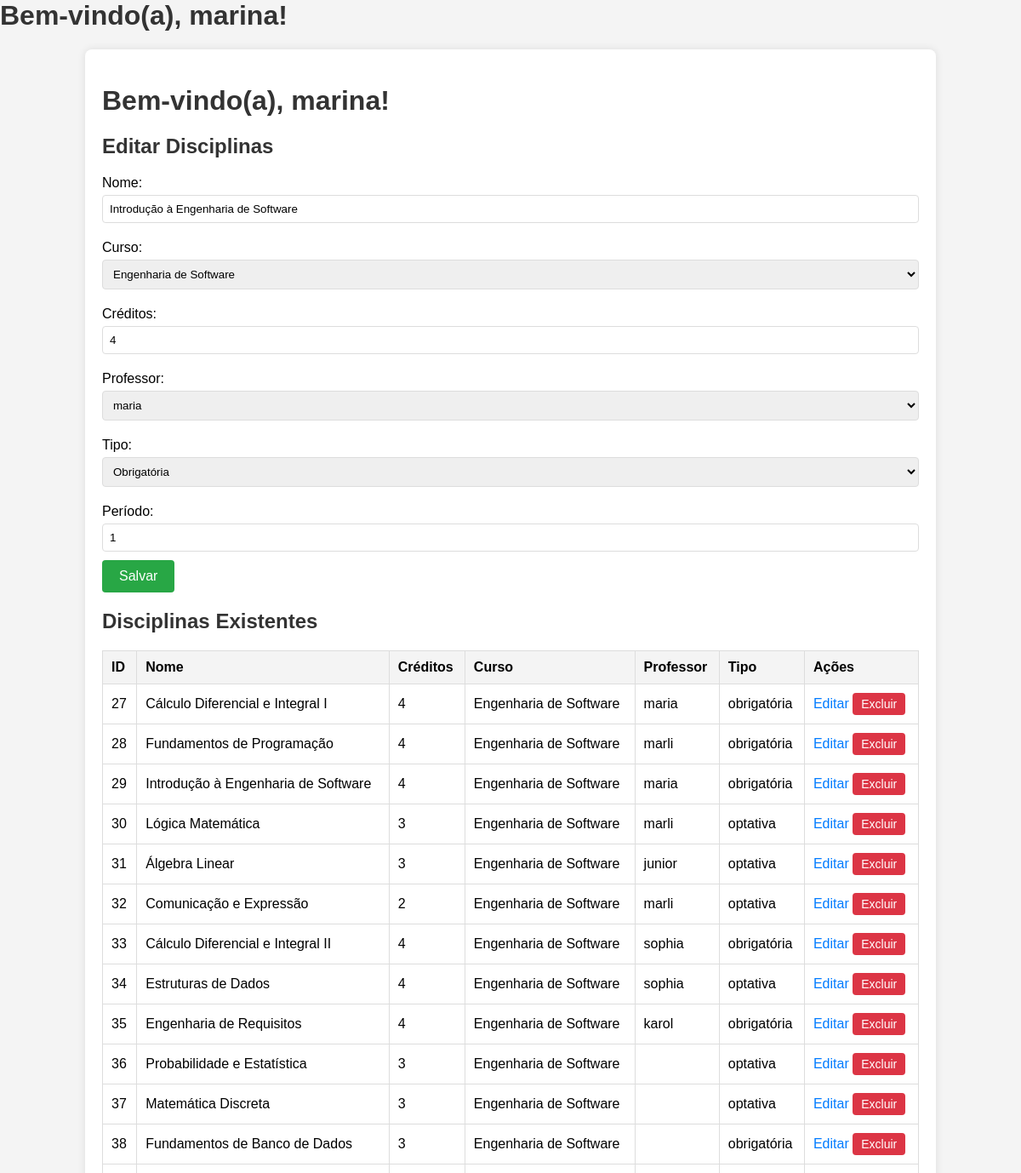
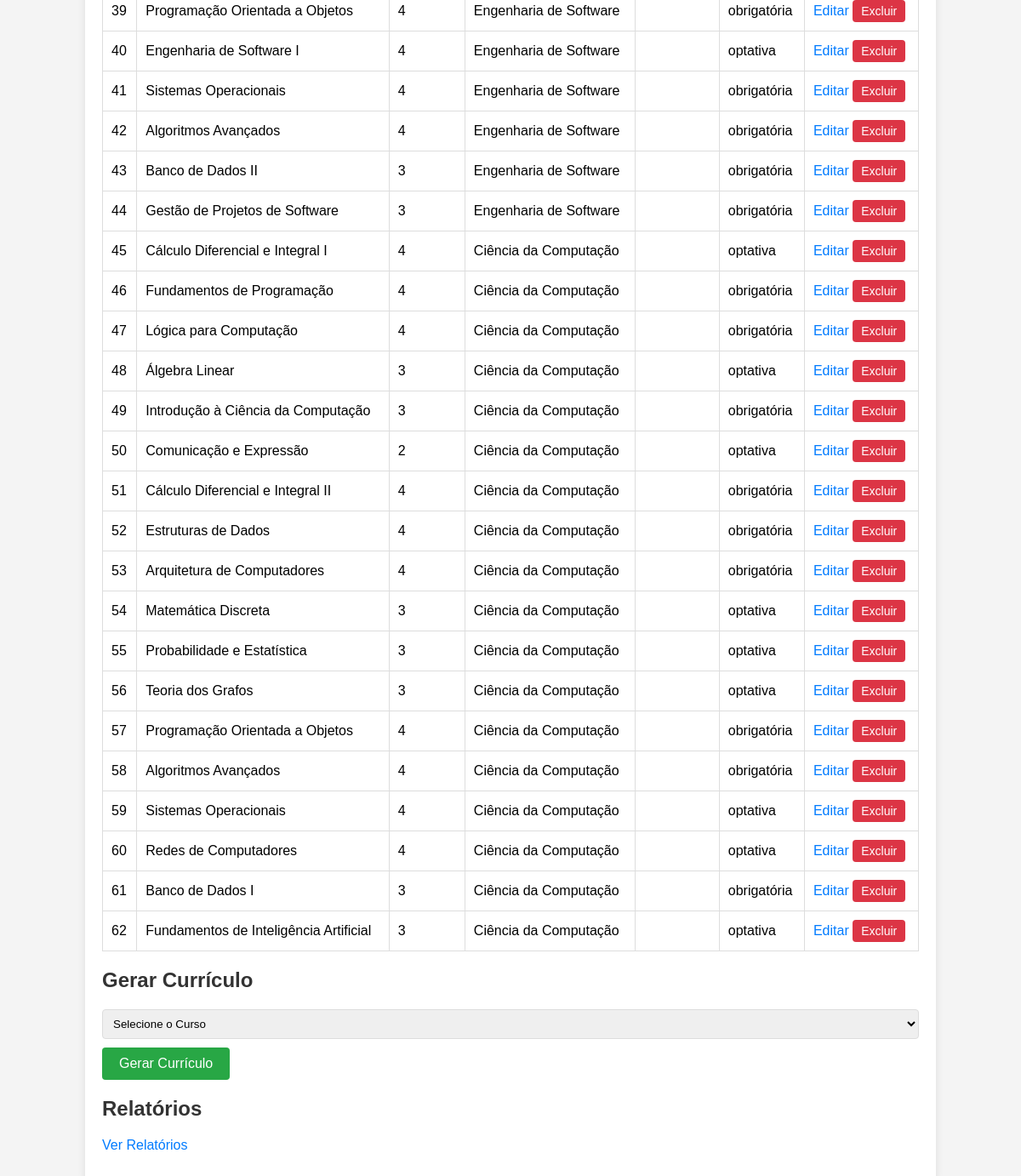
/views/painel_secretario.php?edit_id=29 (signed in), run on the app's committed database (2 pictures, top to bottom).
### tables this page shows
CREATE TABLE `disciplinas` (
  `id` int(11) NOT NULL,
  `nome` varchar(100) NOT NULL,
  `creditos` int(11) NOT NULL,
  `curso_id` int(11) DEFAULT NULL,
  `professor_id` int(11) DEFAULT NULL,
  `tipo` enum('obrigatória','optativa') NOT NULL,
  `valor` decimal(10,2) NOT NULL,
  `periodo` int(11) DEFAULT NULL
);

CREATE TABLE `usuarios` (
  `id` int(11) NOT NULL,
  `nome` varchar(100) NOT NULL,
  `email` varchar(100) NOT NULL,
  `senha` varchar(255) NOT NULL,
  `tipo` enum('aluno','professor','secretario') NOT NULL,
  `curso_id` int(11) DEFAULT NULL
);

CREATE TABLE `cursos` (
  `id` int(11) NOT NULL,
  `nome` varchar(100) NOT NULL,
  `creditos` int(11) NOT NULL
);

### views/painel_secretario.php (the view, shortened to what this page needs)
<?php
include_once '../config/conexao.php';
$nome_secretario = $_SESSION['nome'];
echo "<h1><strong>Bem-vindo(a), $nome_secretario!</strong></h1>";
$sql = "SELECT d.id, d.nome, d.creditos, d.curso_id, d.professor_id, d.tipo, d.periodo,
               c.nome AS curso, u.nome AS professor
        FROM disciplinas d
        JOIN cursos c ON d.curso_id = c.id
        LEFT JOIN usuarios u ON d.professor_id = u.id";
$result = $conn->query($sql);
$editar_id = isset($_GET['edit_id']) ? intval($_GET['edit_id']) : 0;
$editar_dados = null;
if ($editar_id > 0) {
    $sql_edit = "SELECT * FROM disciplinas WHERE id = ?";
    $stmt_edit = $conn->prepare($sql_edit);
    $stmt_edit->bind_param('i', $editar_id);
    $stmt_edit->execute();
    $editar_dados = $stmt_edit->get_result()->fetch_assoc();
}
?>
<!DOCTYPE html>
<html lang="pt-BR">
<head>
</head>
<body>
<div class="container">
    <h1><strong>Bem-vindo(a), <?php echo $nome_secretario; ?>!</strong></h1>
    <h2>Editar Disciplinas</h2>
    <form action="../controllers/disciplinas_controller.php" method="post">
        <label for="nome">Nome:</label>
        <input type="text" id="nome" name="nome" value="<?php echo $editar_dados['nome'] ?? ''; ?>" required>
        <label for="curso_id">Curso:</label>
        <select id="curso_id" name="curso_id" required>
            <option value="1" <?php echo (isset($editar_dados['curso_id']) && $editar_dados['curso_id'] == 1) ? 'selected' : ''; ?>>Engenharia de Software</option>
        </select>
        <label for="creditos">Créditos:</label>
        <input type="number" id="creditos" name="creditos" value="<?php echo $editar_dados['creditos'] ?? ''; ?>" required>
        <label for="professor_id">Professor:</label>
        <select id="professor_id" name="professor_id">
            <?php
            $result_professores = $conn->query("SELECT id, nome FROM usuarios WHERE tipo = 'professor'");
            while ($professor = $result_professores->fetch_assoc()) {
                echo "<option value='{$professor['id']}' " . (isset($editar_dados['professor_id']) && $editar_dados['professor_id'] == $professor['id'] ? 'selected' : '') . ">{$professor['nome']}</option>";
            }
            ?>
        </select>
        <label for="tipo">Tipo:</label>
        <select id="tipo" name="tipo">
            <option value="obrigatória" <?php echo (isset($editar_dados['tipo']) && $editar_dados['tipo'] == 'obrigatória') ? 'selected' : ''; ?>>Obrigatória</option>
        </select>
        <label for="periodo">Período:</label>
        <input type="number" id="periodo" name="periodo" value="<?php echo $editar_dados['periodo'] ?? ''; ?>" required>
        <button type="submit">Salvar</button>
    </form>
    <h2>Disciplinas Existentes</h2>
    <table>
        <thead>
            <tr>
                <th>ID</th>
                <th>Nome</th>
                <th>Créditos</th>
                <th>Curso</th>
                <th>Professor</th>
                <th>Tipo</th>
                <th>Ações</th>
            </tr>
        </thead>
        <tbody>
            <?php
            if ($result->num_rows > 0) {
                while ($row = $result->fetch_assoc()) {
                    echo "<tr>
                        <td>{$row['id']}</td>
                        <td>{$row['nome']}</td>
                        <td>{$row['creditos']}</td>
                        <td>{$row['curso']}</td>
                        <td>{$row['professor']}</td>
                        <td>{$row['tipo']}</td>
                        <td class='actions'>
                            <a href='?edit_id={$row['id']}'>Editar</a>
                            <form action='../controllers/disciplinas_controller.php' method='POST'>
                                <input type='hidden' name='action' value='excluir'>
                                <input type='hidden' name='id' value='{$row['id']}'>
                                <button type='submit'>Excluir</button>
                            </form>
                        </td>
                    </tr>";
                }
            } else {
                echo "<tr><td colspan='7'>Nenhuma disciplina cadastrada.</td></tr>";
            }
            ?>
        </tbody>
    </table>
    <h2>Gerar Currículo</h2>
    <form action="../controllers/disciplinas_controller.php" method="POST">
        <select name="curso_id" required>
            <option value="">Selecione o Curso</option>
        </select>
        <button type="submit" name="gerar_curriculo">Gerar Currículo</button>
    </form>
    <h2>Relatórios</h2>
    <p><a href="relatorio.php">Ver Relatórios</a></p>
</div>
</body>
</html>

### views/painel_secretario.php (style rules this page uses)
body { font-family: Arial, sans-serif; margin: 0; padding: 0; background-color: #f4f4f4; }
h1, h2 { color: #333; }
p { color: #666; }
.container { width: 80%; margin: 0 auto; padding: 20px; background: #fff; box-shadow: 0 0 10px rgba(0, 0, 0, 0.1); border-radius: 8px; margin-top: 20px; }
form { margin-bottom: 20px; }
label { display: block; margin: 10px 0 5px; }
input[type="text"], input[type="number"], select { width: 100%; padding: 8px; margin-bottom: 10px; border: 1px solid #ddd; border-radius: 4px; }
button { background-color: #28a745; color: white; border: none; padding: 10px 20px; font-size: 16px; cursor: pointer; border-radius: 4px; }
table { width: 100%; border-collapse: collapse; margin: 20px 0; }
table, th, td { border: 1px solid #ddd; }
th, td { padding: 10px; text-align: left; }
th { background-color: #f4f4f4; }
a { color: #007bff; text-decoration: none; }
.actions form { display: inline; }
.actions button { background-color: #dc3545; border: none; padding: 5px 10px; font-size: 14px; cursor: pointer; border-radius: 4px; }

### data on the page
disciplinas: nome "Introdução à Engenharia de Software", curso_id "Engenharia de Software", creditos "4", professor_id "maria", tipo "Obrigatória", periodo "1", id "29", curso.nome "Engenharia de Software", professor.nome "maria", tipo "obrigatória"
disciplinas: id "27", nome "Cálculo Diferencial e Integral I", creditos "4", curso.nome "Engenharia de Software", professor.nome "maria", tipo "obrigatória"
disciplinas: id "28", nome "Fundamentos de Programação", creditos "4", curso.nome "Engenharia de Software", professor.nome "marli", tipo "obrigatória"
disciplinas: id "30", nome "Lógica Matemática", creditos "3", curso.nome "Engenharia de Software", professor.nome "marli", tipo "optativa"
disciplinas: id "31", nome "Álgebra Linear", creditos "3", curso.nome "Engenharia de Software", professor.nome "junior", tipo "optativa"
disciplinas: id "32", nome "Comunicação e Expressão", creditos "2", curso.nome "Engenharia de Software", professor.nome "marli", tipo "optativa"
disciplinas: id "33", nome "Cálculo Diferencial e Integral II", creditos "4", curso.nome "Engenharia de Software", professor.nome "sophia", tipo "obrigatória"
disciplinas: id "34", nome "Estruturas de Dados", creditos "4", curso.nome "Engenharia de Software", professor.nome "sophia", tipo "optativa"
disciplinas: id "35", nome "Engenharia de Requisitos", creditos "4", curso.nome "Engenharia de Software", professor.nome "karol", tipo "obrigatória"
disciplinas: id "36", nome "Probabilidade e Estatística", creditos "3", curso.nome "Engenharia de Software", tipo "optativa"
disciplinas: id "37", nome "Matemática Discreta", creditos "3", curso.nome "Engenharia de Software", tipo "optativa"
disciplinas: id "38", nome "Fundamentos de Banco de Dados", creditos "3", curso.nome "Engenharia de Software", tipo "obrigatória"
disciplinas: id "39", nome "Programação Orientada a Objetos", creditos "4", curso.nome "Engenharia de Software", tipo "obrigatória"
disciplinas: id "40", nome "Engenharia de Software I", creditos "4", curso.nome "Engenharia de Software", tipo "optativa"
disciplinas: id "41", nome "Sistemas Operacionais", creditos "4", curso.nome "Engenharia de Software", tipo "obrigatória"
disciplinas: id "42", nome "Algoritmos Avançados", creditos "4", curso.nome "Engenharia de Software", tipo "obrigatória"
disciplinas: id "43", nome "Banco de Dados II", creditos "3", curso.nome "Engenharia de Software", tipo "obrigatória"
disciplinas: id "44", nome "Gestão de Projetos de Software", creditos "3", curso.nome "Engenharia de Software", tipo "obrigatória"
disciplinas: id "45", nome "Cálculo Diferencial e Integral I", creditos "4", curso.nome "Ciência da Computação", tipo "optativa"
disciplinas: id "46", nome "Fundamentos de Programação", creditos "4", curso.nome "Ciência da Computação", tipo "obrigatória"
disciplinas: id "47", nome "Lógica para Computação", creditos "4", curso.nome "Ciência da Computação", tipo "obrigatória"
disciplinas: id "48", nome "Álgebra Linear", creditos "3", curso.nome "Ciência da Computação", tipo "optativa"
disciplinas: id "49", nome "Introdução à Ciência da Computação", creditos "3", curso.nome "Ciência da Computação", tipo "obrigatória"
disciplinas: id "50", nome "Comunicação e Expressão", creditos "2", curso.nome "Ciência da Computação", tipo "optativa"
disciplinas: id "51", nome "Cálculo Diferencial e Integral II", creditos "4", curso.nome "Ciência da Computação", tipo "obrigatória"
disciplinas: id "52", nome "Estruturas de Dados", creditos "4", curso.nome "Ciência da Computação", tipo "obrigatória"
disciplinas: id "53", nome "Arquitetura de Computadores", creditos "4", curso.nome "Ciência da Computação", tipo "obrigatória"
disciplinas: id "54", nome "Matemática Discreta", creditos "3", curso.nome "Ciência da Computação", tipo "optativa"
disciplinas: id "55", nome "Probabilidade e Estatística", creditos "3", curso.nome "Ciência da Computação", tipo "optativa"
disciplinas: id "56", nome "Teoria dos Grafos", creditos "3", curso.nome "Ciência da Computação", tipo "optativa"
disciplinas: id "57", nome "Programação Orientada a Objetos", creditos "4", curso.nome "Ciência da Computação", tipo "obrigatória"
disciplinas: id "58", nome "Algoritmos Avançados", creditos "4", curso.nome "Ciência da Computação", tipo "obrigatória"
disciplinas: id "59", nome "Sistemas Operacionais", creditos "4", curso.nome "Ciência da Computação", tipo "optativa"
disciplinas: id "60", nome "Redes de Computadores", creditos "4", curso.nome "Ciência da Computação", tipo "optativa"
disciplinas: id "61", nome "Banco de Dados I", creditos "3", curso.nome "Ciência da Computação", tipo "obrigatória"
disciplinas: id "62", nome "Fundamentos de Inteligência Artificial", creditos "3", curso.nome "Ciência da Computação", tipo "optativa"

### other printed values
$nome_secretario "marina"
